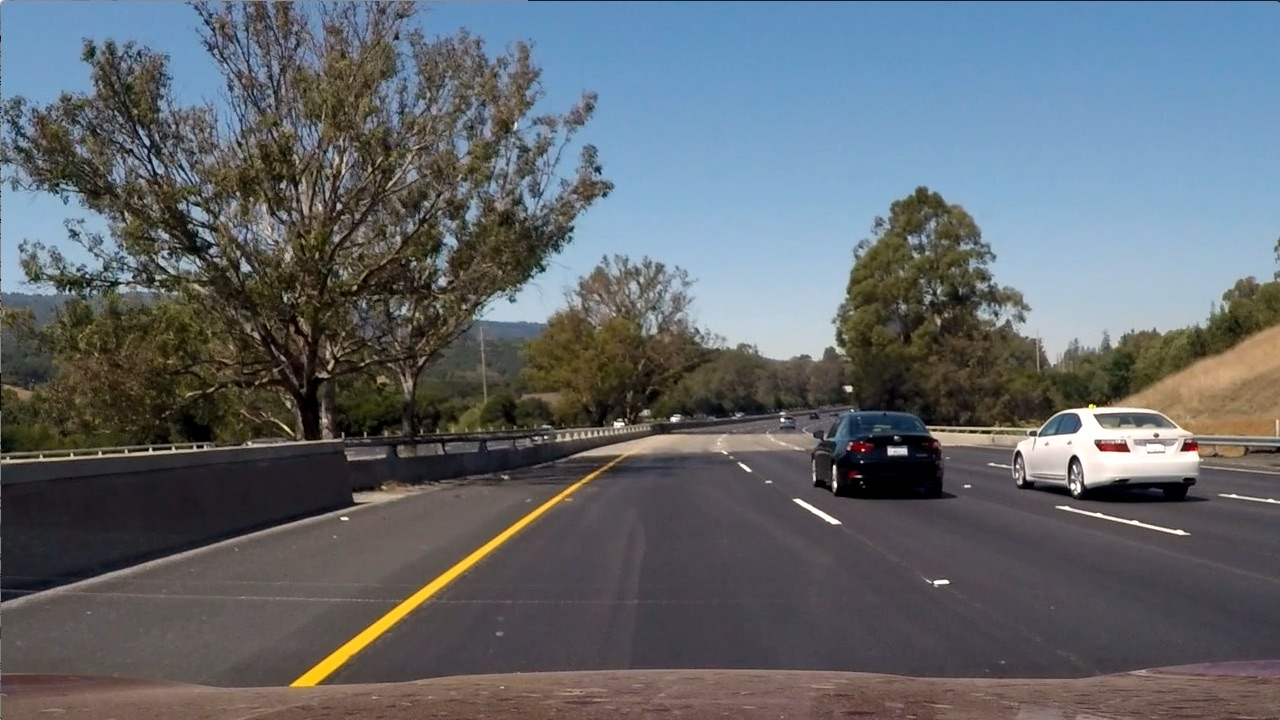
#> input picture 06_gradients_colors/colorspace_test_images/test6.jpg, 1280 x 720 px
$ jupyter execute 6_color_spaces.ipynb
#> lines starting #> are read from the running program, lines starting #| are printed output that depends on the picture; after the words box and inside, x2 and y2 are one past the last pixel; in counts of white or black regions, pixels touching at a corner belong together
# Color spaces

Experimenting with HLS (Hue Lightness Saturation)

[cell 1]
# imports
import matplotlib.pyplot as plt
import matplotlib.image as mpimg
import numpy as np
import cv2

[cell 2]
# Read in an image, you can also try test1.jpg or test4.jpg
image = mpimg.imread('colorspace_test_images/test6.jpg')
#> image is the input picture: shape (720, 1280, 3); mean R, G, B 97, 102.6, 107.9

# Define a function that thresholds the S-channel of HLS
# Use exclusive lower bound (>) and inclusive upper (<=)
def hls_select(img, thresh=(0, 255)):
    # 1) Convert to HLS color space
#> called with thresh = (90, 255)
    hls = cv2.cvtColor(img, cv2.COLOR_BGR2HLS)
#> hls: shape (720, 1280, 3); mean of channels 0, 1, 2 82.4, 102.2, 57.5
    # 2) Apply a threshold to the S channel
    s_channel = hls[:,:,2]
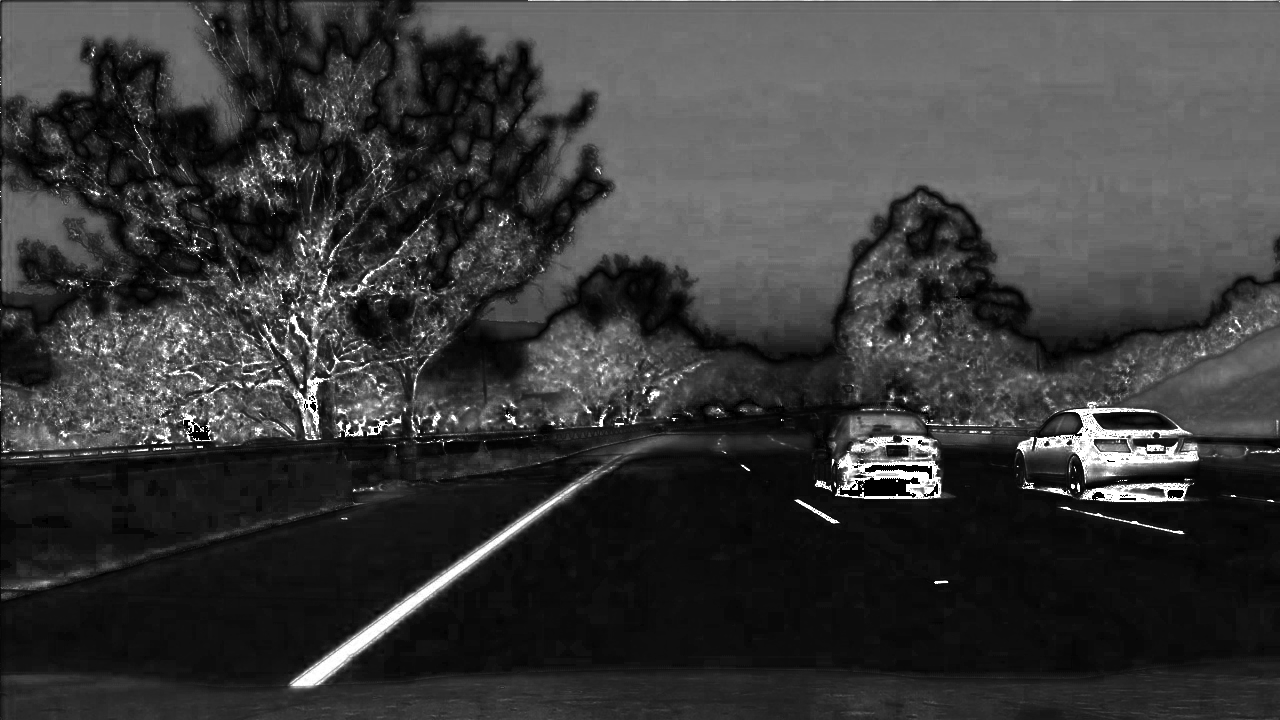
#> s_channel: shape (720, 1280); min 0, max 255, mean 57.5
    binary_output = np.zeros_like(s_channel)
    binary_output[(s_channel > thresh[0]) & (s_channel <= thresh[1])] = 1
    # 3) Return a binary image of threshold result
    return binary_output

[cell 3]
hls_binary = hls_select(image, thresh=(90, 255))
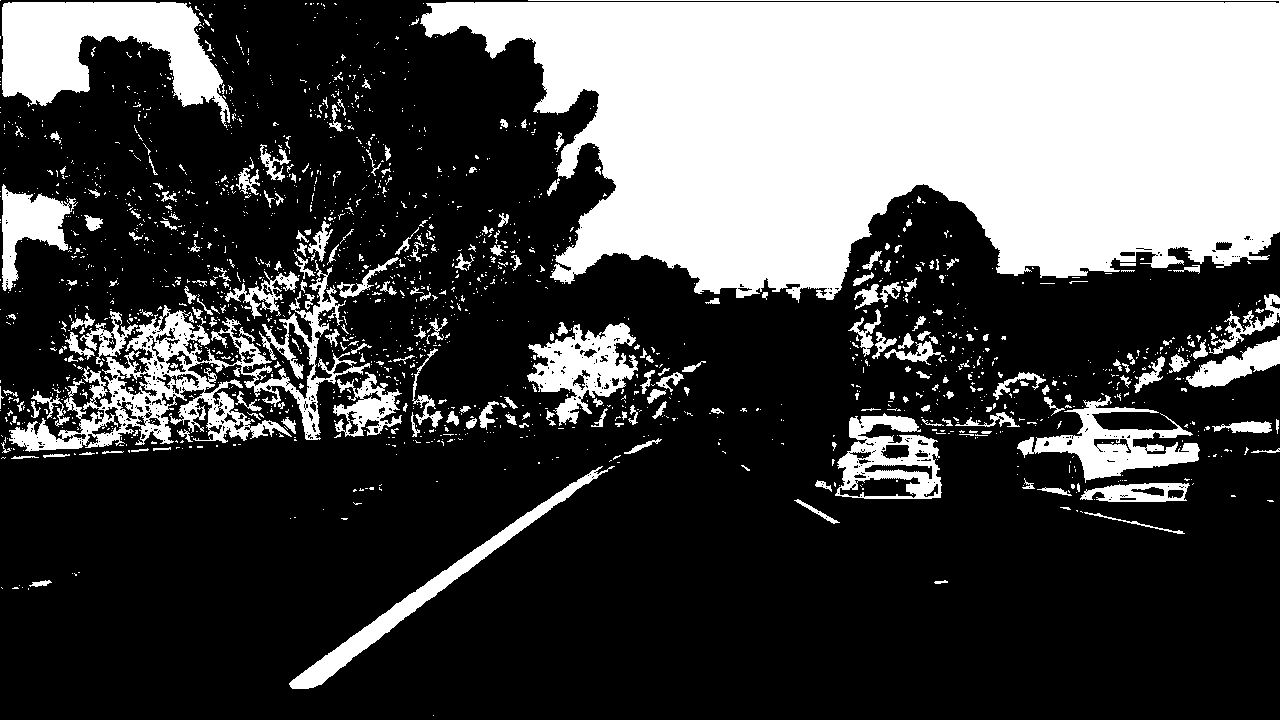
#> hls_binary: shape (720, 1280); values 0 (black) and 1 (white), 29.6% white; 1863 white regions (1622 under 20 px), largest, box (x1, y1, x2, y2) and area: (420, 0, 1280, 303) 187403, (9, 260, 370, 452) 15586, (2, 2, 230, 128) 14787

# Plot the result
f, (ax1, ax2) = plt.subplots(1, 2, figsize=(24, 9))
f.tight_layout()
ax1.imshow(image)
ax1.set_title('Original Image', fontsize=50)
ax2.imshow(hls_binary, cmap='gray')
ax2.set_title('Thresholded S', fontsize=50)
plt.subplots_adjust(left=0., right=1, top=0.9, bottom=0.)
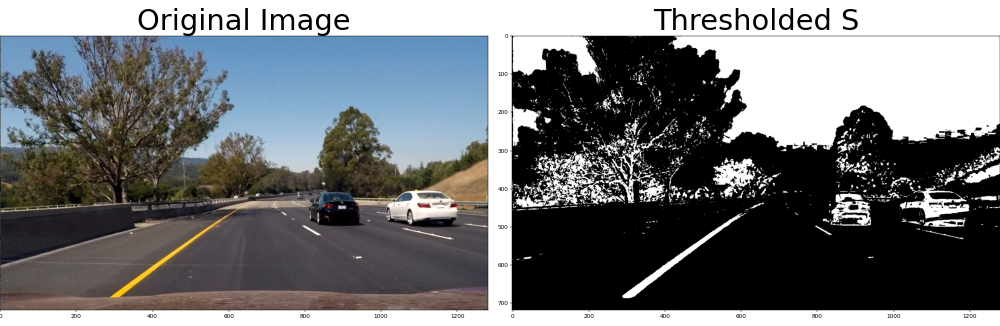
#> figure drawn by matplotlib, 2 panels

$ run again, with 06_gradients_colors/colorspace_test_images/test1.jpg copied over 06_gradients_colors/colorspace_test_images/test6.jpg
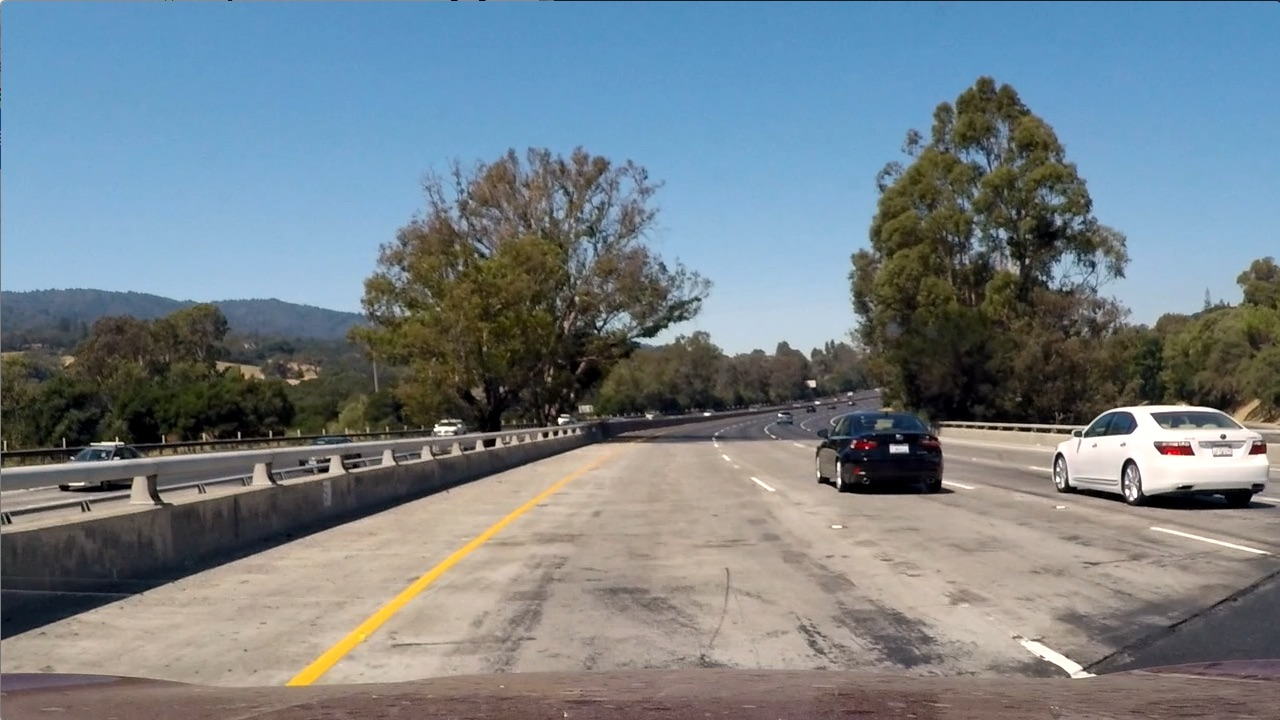
#> input picture 06_gradients_colors/colorspace_test_images/test1.jpg, 1280 x 720 px
#> image is the input picture: shape (720, 1280, 3); mean R, G, B 117.5, 128.7, 135.5
#> hls: shape (720, 1280, 3); mean of channels 0, 1, 2 68.1, 126.7, 74.4
#> `hls_binary = hls_select(image, thresh=(90, 255))`:
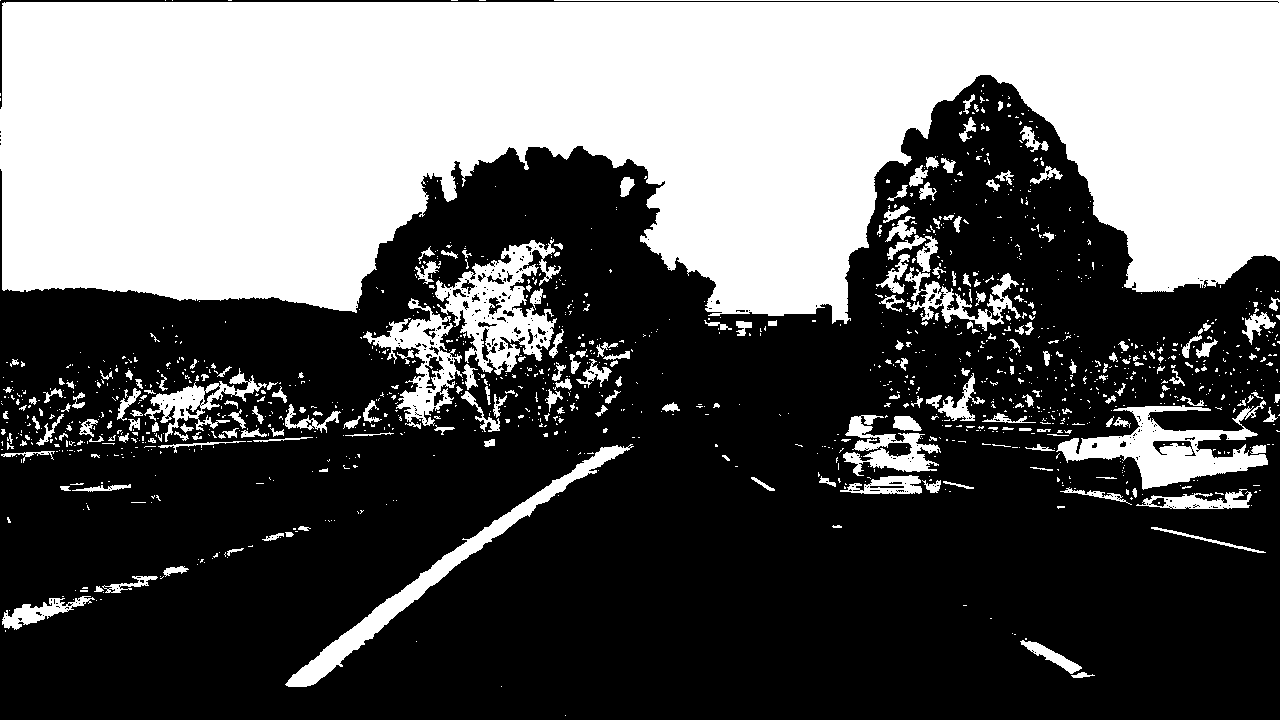
#> hls_binary: shape (720, 1280); values 0 (black) and 1 (white), 38.8% white; 1339 white regions (1101 under 20 px), largest, box (x1, y1, x2, y2) and area: (0, 0, 1280, 324) 299026, (435, 239, 561, 375) 7257, (1056, 400, 1268, 490) 7165
#> `[cell 3] hls_binary = hls_select(image, thresh=(90, 255))  # Plot the ..`:
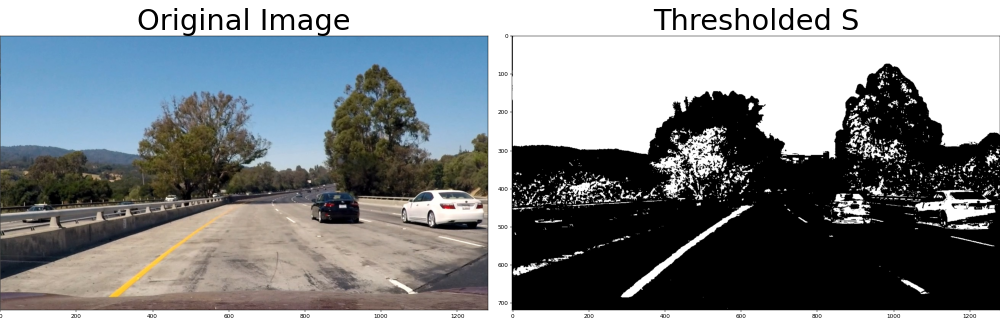
#> figure drawn by matplotlib, 2 panels

$ run again, with 06_gradients_colors/colorspace_test_images/test4.jpg copied over 06_gradients_colors/colorspace_test_images/test6.jpg
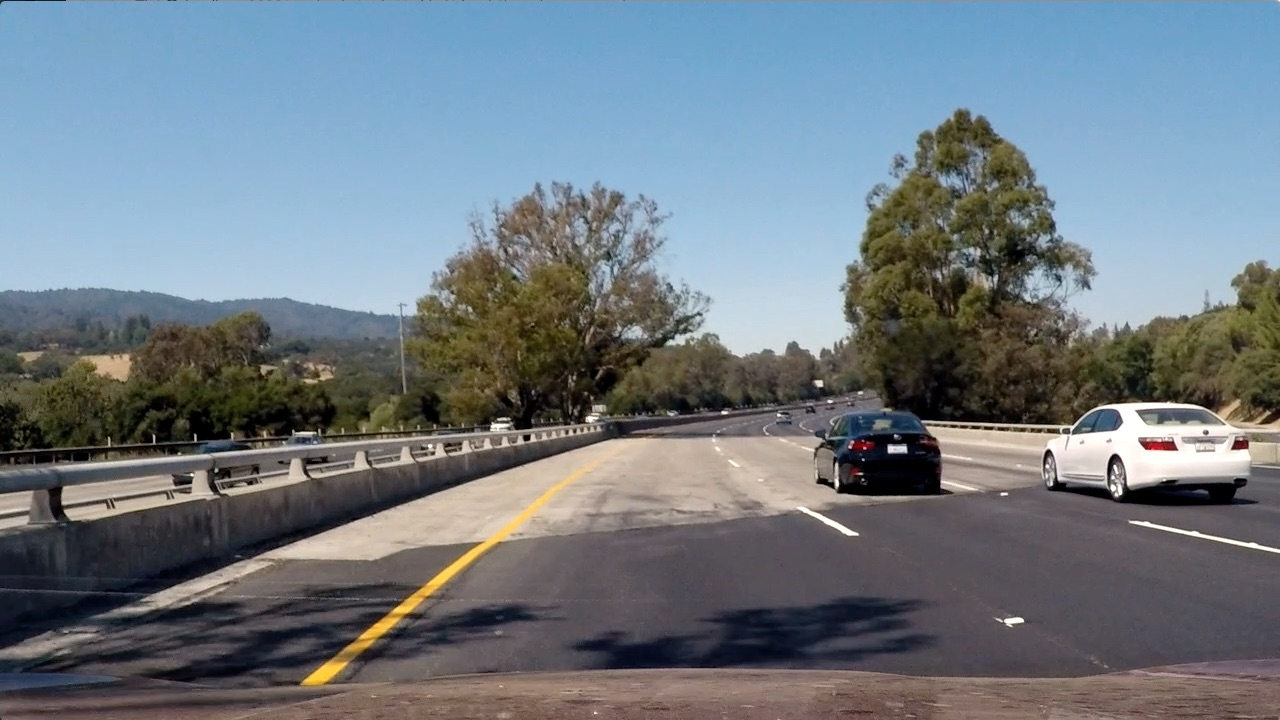
#> input picture 06_gradients_colors/colorspace_test_images/test4.jpg, 1280 x 720 px
#> image is the input picture: shape (720, 1280, 3); mean R, G, B 112.2, 122.7, 130.9
#> hls: shape (720, 1280, 3); mean of channels 0, 1, 2 69.6, 121.4, 71.8
#> `hls_binary = hls_select(image, thresh=(90, 255))`:
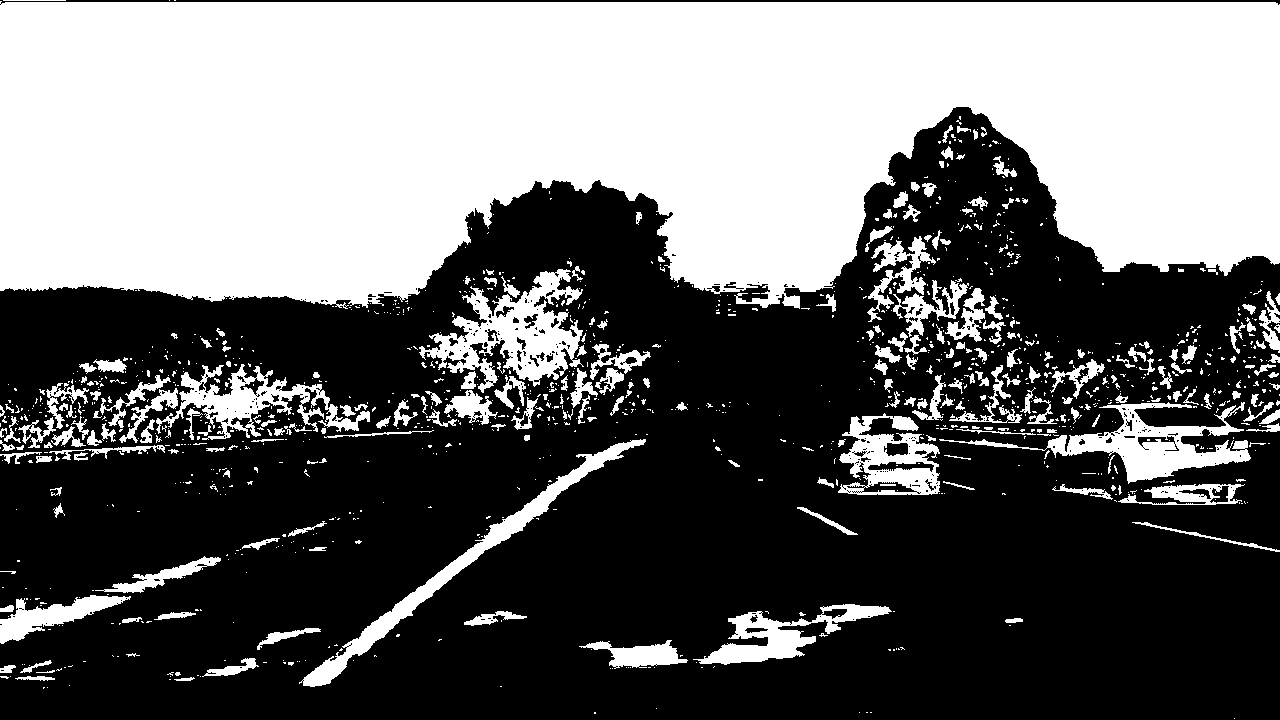
#> hls_binary: shape (720, 1280); values 0 (black) and 1 (white), 42.1% white; 1215 white regions (963 under 20 px), largest, box (x1, y1, x2, y2) and area: (0, 1, 1280, 309) 315563, (419, 269, 584, 393) 8217, (939, 402, 1251, 484) 6713
#> `[cell 3] hls_binary = hls_select(image, thresh=(90, 255))  # Plot the ..`:
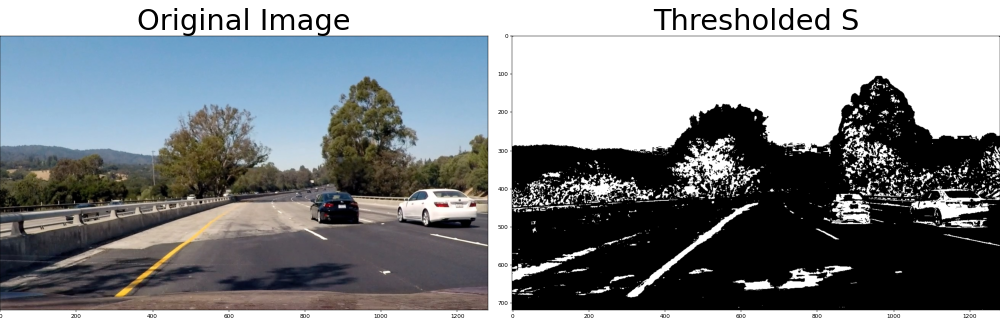
#> figure drawn by matplotlib, 2 panels
